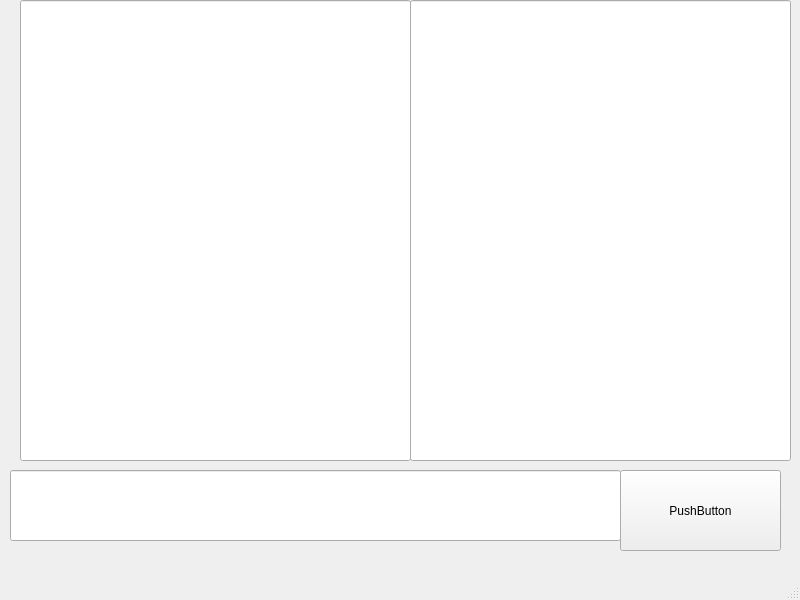
<?xml version="1.0" encoding="UTF-8"?>
<ui version="4.0">
 <class>MainWindow</class>
 <widget class="QMainWindow" name="MainWindow">
  <property name="geometry">
   <rect>
    <x>0</x>
    <y>0</y>
    <width>800</width>
    <height>600</height>
   </rect>
  </property>
  <property name="windowTitle">
   <string>MainWindow</string>
  </property>
  <widget class="QWidget" name="centralwidget">
   <widget class="QLineEdit" name="lineEdit">
    <property name="geometry">
     <rect>
      <x>10</x>
      <y>470</y>
      <width>611</width>
      <height>71</height>
     </rect>
    </property>
    <property name="text">
     <string/>
    </property>
   </widget>
   <widget class="QLabel" name="label_2">
    <property name="geometry">
     <rect>
      <x>19</x>
      <y>15</y>
      <width>391</width>
      <height>441</height>
     </rect>
    </property>
    <property name="text">
     <string/>
    </property>
   </widget>
   <widget class="QPushButton" name="pushButton">
    <property name="geometry">
     <rect>
      <x>620</x>
      <y>470</y>
      <width>161</width>
      <height>81</height>
     </rect>
    </property>
    <property name="text">
     <string>PushButton</string>
    </property>
   </widget>
   <widget class="QLineEdit" name="lineEdit_2">
    <property name="geometry">
     <rect>
      <x>410</x>
      <y>0</y>
      <width>381</width>
      <height>461</height>
     </rect>
    </property>
    <property name="tabletTracking">
     <bool>true</bool>
    </property>
    <property name="text">
     <string/>
    </property>
   </widget>
   <widget class="QLineEdit" name="lineEdit_3">
    <property name="geometry">
     <rect>
      <x>20</x>
      <y>0</y>
      <width>391</width>
      <height>461</height>
     </rect>
    </property>
    <property name="tabletTracking">
     <bool>true</bool>
    </property>
    <property name="text">
     <string/>
    </property>
   </widget>
  </widget>
  <widget class="QMenuBar" name="menubar">
   <property name="geometry">
    <rect>
     <x>0</x>
     <y>0</y>
     <width>800</width>
     <height>22</height>
    </rect>
   </property>
  </widget>
  <widget class="QStatusBar" name="statusbar"/>
 </widget>
 <resources/>
 <connections/>
</ui>
